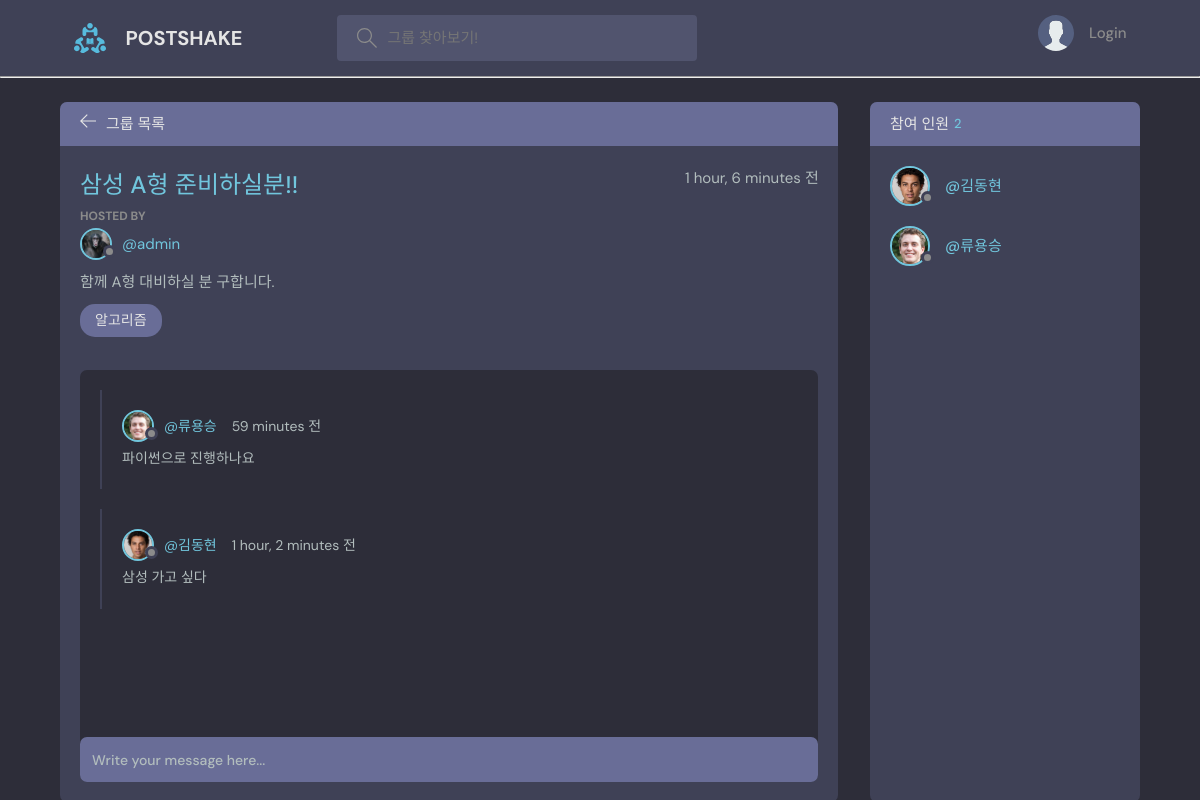
Page /room/2/ on the committed database.
### base/models.py (models this page shows, shortened)
class Room(models.Model):
    host = models.ForeignKey(User, on_delete=models.SET_NULL, null=True)
    topic = models.ForeignKey(Topic, on_delete=models.SET_NULL, null=True)
    name = models.CharField(max_length=200)
    description = models.TextField(null=True, blank=True)
    participants = models.ManyToManyField(User, related_name="participants", blank=True)
    updated = models.DateTimeField(auto_now=True)
    created = models.DateTimeField(auto_now_add=True)
    class Meta:
        ordering = ["-updated", "-created"]

class User(AbstractUser):
    nickname = models.CharField(max_length=200, null=True)
    email = models.EmailField(unique=True, null=True)
    bio = models.TextField(null=True)
    avatar = models.ImageField(null=True, default="avatar.svg")
    USERNAME_FIELD = "email"
    REQUIRED_FIELDS = ["username", "nickname"]

class Topic(models.Model):
    name = models.CharField(max_length=200)
    def __str__(self):
        return self.name

class Message(models.Model):
    user = models.ForeignKey(User, on_delete=models.CASCADE)
    room = models.ForeignKey(Room, on_delete=models.CASCADE)
    body = models.TextField()
    updated = models.DateTimeField(auto_now=True)
    created = models.DateTimeField(auto_now_add=True)
    class Meta:
        ordering = ["-updated", "-created"]

### base/views.py (the view)
# urls.py: path('room/<str:pk>/', views.room, name='room'),
def room(request, pk):
    room = Room.objects.get(pk=pk)
    room_messages = room.message_set.all().order_by("-created")
    participants = room.participants.all()
    if request.method == "POST":
        message = Message.objects.create(
            user=request.user, room=room, body=request.POST.get("body")
        )
        room.participants.add(request.user)
        return redirect("room", pk=room.id)
    context = {
        "room": room,
        "room_messages": room_messages,
        "participants": participants,
    }
    return render(request, "base/room.html", context)

### base/templates/base/room.html (shortened to what this page needs)
{% extends 'main.html' %} {% block content %}
<main class="profile-page layout layout--2">
  <div class="container">
    <div class="room">
      <div class="room__top">
        <div class="room__topLeft">
          <a href="{% url 'home' %}">
            <svg
              version="1.1"
              xmlns="http://www.w3.org/2000/svg"
              width="32"
              height="32"
              viewBox="0 0 32 32"
            >
              <title>arrow-left</title>
              <path
                d="M13.723 2.286l-13.723 13.714 13.719 13.714 1.616-1.611-10.96-10.96h27.625v-2.286h-27.625l10.965-10.965-1.616-1.607z"
              ></path>
            </svg>
          </a>
          <h3>그룹 목록</h3>
        </div>
      </div>
      <div class="room__box scroll">
        <div class="room__header scroll">
          <div class="room__info">
            <h3>{{ room.name }}</h3>
            <span>{{ room.created|timesince }} 전</span>
          </div>
          <div class="room__hosted">
            <p>Hosted By</p>
            <a
              href="{% url 'user-profile' room.host.id %}"
              class="room__author"
            >
              <div class="avatar avatar--small">
                <img src="{{ room.host.avatar.url }}" />
              </div>
              <span>@{{ room.host.nickname }}</span>
            </a>
          </div>
          <div>
            <p>{{ room.description }}</p>
          </div>
          <div>
            <span class="room__topics">{{ room.topic }}</span>
          </div>
        </div>
        <div class="room__conversation">
          <div class="threads scroll">
            {% for message in room_messages %}
            <div class="thread">
              <div class="thread__top">
                <div class="thread__author">
                  <a
                    href="{% url 'user-profile' message.user.id %}"
                    class="thread__authorInfo"
                  >
                    <div class="avatar avatar--small">
                      <img src="{{ message.user.avatar.url }}" />
                    </div>
                    <span>@{{ message.user.nickname }}</span>
                  </a>
                  <span class="thread__date"
                    >{{ message.created|timesince }} 전</span
                  >
                </div>
              </div>
              <div class="thread__details">{{ message.body }}</div>
            </div>
            {% endfor %}
          </div>
        </div>
      </div>
      <div class="room__message">
        <form action="" method="POST">
          <input name="body" placeholder="Write your message here..." />
        </form>
      </div>
    </div>
    <div class="participants">
      <h3 class="participants__top">
        참여 인원 <span>{{participants.count }}</span>
      </h3>
      <div class="participants__list scroll">
        {% for user in participants %}
        <a href="{% url 'user-profile' user.pk %}" class="participant">
          <div class="avatar avatar--medium">
            <img src="{{ user.avatar.url }}" />
          </div>
          <p>
            <span>@{{ user.nickname }}</span>
          </p>
        </a>
        {% endfor %}
      </div>
    </div>
  </div>
</main>
{% endblock content %}

### rows in the picture
Room: name "삼성 A형 준비하실분!!", created "1 hour, 6 minutes", host.avatar (picture), host.nickname "admin", description "함께 A형 대비하실 분 구합니다.", topic "알고리즘"
Message: user.avatar (picture), user.nickname "류용승", created "59 minutes", body "파이썬으로 진행하나요"
Message: user.avatar (picture), user.nickname "김동현", created "1 hour, 2 minutes", body "삼성 가고 싶다"
User: avatar (picture), nickname "김동현"
User: avatar (picture), nickname "류용승"

### other values in the picture
{{ participants.count }} "2"
